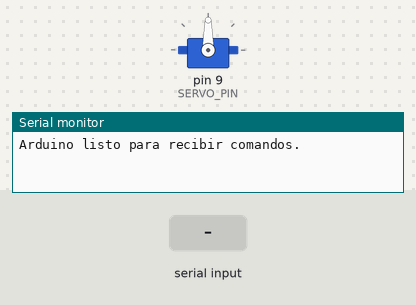
Recording of a sketch running on a simulated Arduino Uno, built with avr-gcc and run on an emulated ATmega328P. On the bench: servo, the last lines printed to the serial monitor. The test bench sets the inputs (shaded band).

Above: at 1.2 s.
1.3 s: "OPEN\n" received over Serial
At 12.3 s:
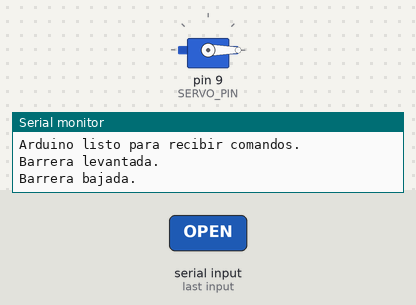
Timing chart, 0 to 12.8 s (numbered marks = the images above; inputs shaded):
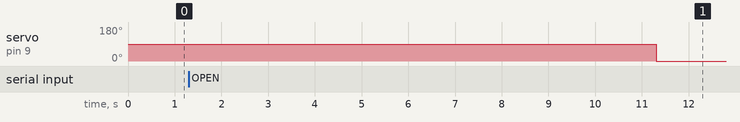

The sketch:

Sketch_ConArduino.ino
```cpp
#include <Servo.h>

// Crear un objeto Servo
Servo myServo;

// Pin al que está conectado el servo
#define SERVO_PIN 9

void setup() {
  // Inicializar el servo en el pin especificado
  myServo.attach(SERVO_PIN);

  // Configurar comunicación serial
  Serial.begin(9600);
  Serial.println("Arduino listo para recibir comandos.");
}

void loop() {
  // Verificar si hay datos disponibles en el puerto serial
  if (Serial.available() > 0) {
    String command = Serial.readStringUntil('\n'); // Leer el comando enviado por Python

    // Comando para abrir la barrera
    if (command == "OPEN") {
      Serial.println("Barrera levantada.");
      myServo.write(90); // Levantar la barrera (90 grados)
      delay(10000);      // Esperar 10 segundos
      myServo.write(0);  // Bajar la barrera (0 grados)
      Serial.println("Barrera bajada.");
    }
  }
}
```

Measured:
- after the input at 1.3 s, servo on pin 9 (SERVO_PIN): 90° → 0° after 10.0 s
